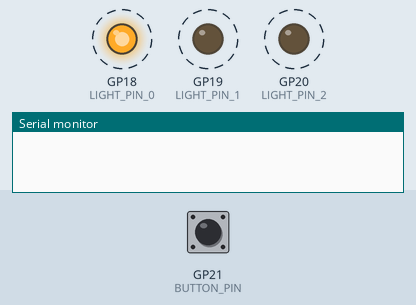
This program was run on a simulated Raspberry Pi Pico. On the bench: output pins drawn as LEDs (lit = HIGH), the last lines printed to the serial monitor. Dashed ring = blinking. The test bench sets the inputs (shaded band); at power-on: GP21 (BUTTON_PIN) HIGH.

Above: at 0.7 s.
1.3 s: GP21 (BUTTON_PIN) pulled LOW for 0.15 s
At 1.5 s:
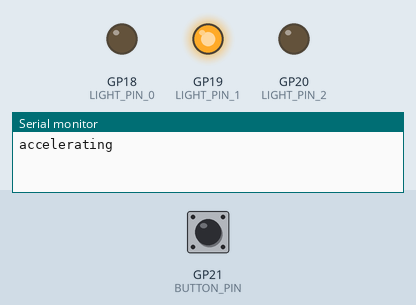
At 2.3 s:
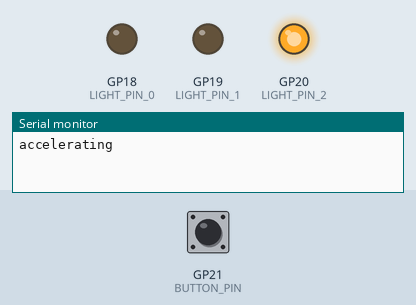
Timing chart, 0 to 16.6 s (numbered marks = the images above; inputs shaded):
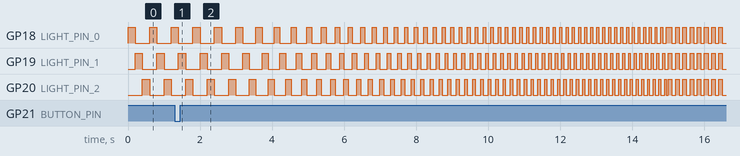

The program:

main.cpp
```cpp
#include <Arduino.h>
#include <math.h>

#define N_LIGHTS 3
#define NORMAL_DELAY 200
#define ACCELERATION_TIME 20000
#define TIMETRAVEL_TIME 3000
#define MIN_ACCELERATION 100
#define SWITCH_DEBOUNCE 200

#define LIGHT_PIN_0 18
#define LIGHT_PIN_1 19
#define LIGHT_PIN_2 20
#define BUTTON_PIN 21

typedef enum {
  normal,
  accelerate,
  timetravel,
} fmode;

int pins[N_LIGHTS] = {LIGHT_PIN_0,LIGHT_PIN_1,LIGHT_PIN_2};
fmode mode = normal;
unsigned long nextLight = 0;
unsigned long modeStarted = 0;
int currentPin = 0;
unsigned long switchDebounce = 0;

void setLight(int i);
void setAllLights(bool on);

void setup() {
  Serial.begin(115200);
  for (int j = 0; j < N_LIGHTS; j++) {
    pinMode(pins[j], OUTPUT);
  }
  pinMode(BUTTON_PIN, INPUT_PULLUP);
}

void loop() {
  switch (mode)
  {
  case normal:
    if (millis() >= nextLight) {
      setLight(currentPin % N_LIGHTS);
      currentPin++;
      nextLight = millis() + NORMAL_DELAY;
    }
    if (digitalRead(BUTTON_PIN) == LOW && (millis() - switchDebounce) > SWITCH_DEBOUNCE) {
      switchDebounce = millis();
      mode = accelerate;
      modeStarted = millis();
      Serial.println("accelerating");
    }
    break;
  case accelerate:
    if (millis() >= nextLight) {
      setLight(currentPin % N_LIGHTS);
      currentPin++;
      double countdown = 1 - (double(millis() - modeStarted) / double(ACCELERATION_TIME));
      double delayMultiplier = min(1, (pow(countdown, 4) + 0.25));
      if (delayMultiplier <= 0.26) {
        mode = timetravel;
        modeStarted = millis();
        Serial.println("88 miles per hour!");
      }
      nextLight = millis() + (unsigned long)(NORMAL_DELAY * delayMultiplier);
    }
    break;
  case timetravel:
    setAllLights((millis() / 100) % 2 == 0);
    if (millis() - modeStarted >= TIMETRAVEL_TIME) {
      mode = normal;
      setAllLights(false);
      delay(1000);
    }
  }
}

void setLight(int i) {
  for (int j = 0; j < N_LIGHTS; j++) {
    digitalWrite(pins[j], j == i ? HIGH : LOW);
  }
}

void setAllLights(bool on) {
  for (int j = 0; j < N_LIGHTS; j++) {
    digitalWrite(pins[j], on ? HIGH : LOW);
  }
}
```
